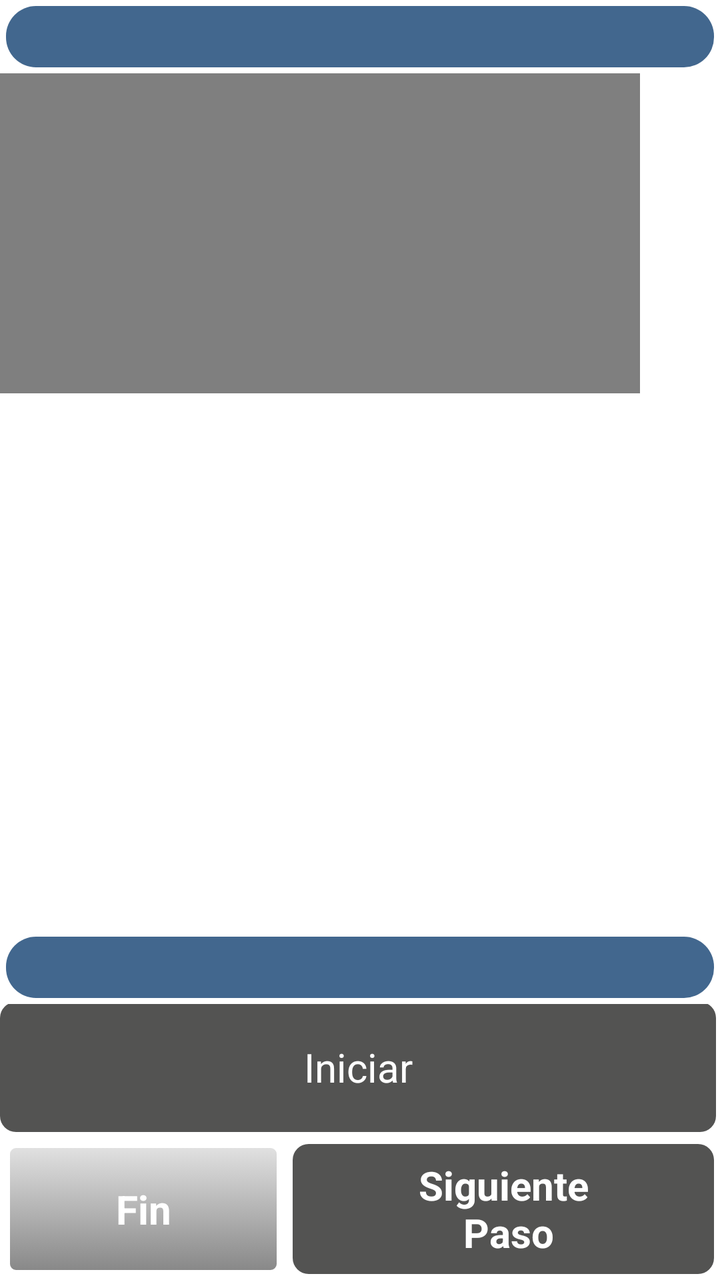
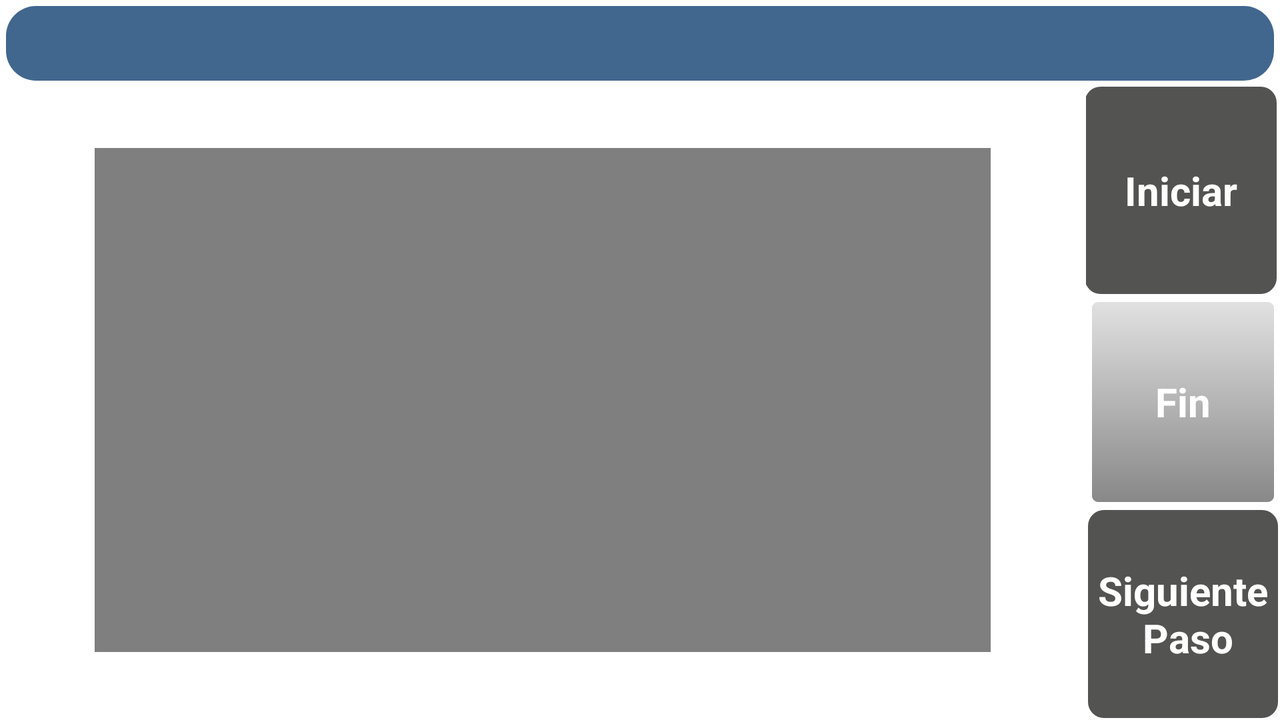

Two renders of one Android screen. The first uses the default layout on a phone; the second uses the alternative layout the repository ships for a different screen configuration, on a matching device. The two XML files are below.
<!-- AndroidManifest.xml: application theme AppTheme -->
<!-- res/layout/rutavideo.xml -->
<RelativeLayout xmlns:android="http://schemas.android.com/apk/res/android"
    android:id="@+id/RelativeLayout1"
    android:layout_width="fill_parent"
    android:layout_height="fill_parent"
    android:background="@color/blanco"
    android:orientation="vertical" >

    <TextView
        android:id="@+id/textView2"
        style="@style/titulo_principal"
        android:layout_width="match_parent"
        android:layout_height="wrap_content"
        android:layout_alignParentLeft="true"
        android:layout_alignParentTop="true"
        android:layout_marginBottom="@dimen/margentitulo"
        android:layout_marginLeft="@dimen/margentitulo"
        android:layout_marginRight="@dimen/margentitulo"
        android:layout_marginTop="@dimen/margentitulo"
        android:gravity="center_horizontal|center_vertical"
        android:textColor="@color/blanco"
        android:textSize="@dimen/textoruta" />

    <LinearLayout
        android:id="@+id/linearLayout1"
        android:layout_width="wrap_content"
        android:layout_height="wrap_content"
        android:layout_alignParentBottom="true"
        android:layout_alignParentLeft="true"
        android:layout_alignParentRight="true"
        android:gravity="center_horizontal|center_vertical" >

        <TableLayout
            android:id="@+id/tableLayout1"
            android:layout_width="wrap_content"
            android:layout_height="wrap_content"
            android:layout_weight="0.50"
            android:gravity="center_horizontal|center_vertical" >

            <TableRow
                android:id="@+id/tableRow1"
                android:layout_width="wrap_content"
                android:layout_height="wrap_content"
                android:gravity="center_horizontal|center_vertical" >

                <Button
                    android:id="@+id/button3"
                    android:layout_width="wrap_content"
                    android:layout_height="@dimen/alturaboton"
                    android:layout_marginBottom="2dp"
                    android:layout_marginRight="2dp"
                    android:layout_weight="0.5"
                    android:background="@drawable/miboton"
                    android:text="@string/iniciar"
                    android:textColor="@color/blanco"
                    android:textSize="@dimen/textoescaneoqr" />
            </TableRow>

            <TableRow
                android:id="@+id/tableRow2"
                android:layout_width="wrap_content"
                android:layout_height="wrap_content"
                android:gravity="center_horizontal|center_vertical" >

                <Button
                    android:id="@+id/button1"
                    android:layout_width="wrap_content"
                    android:layout_height="@dimen/alturaboton"
                    android:layout_marginBottom="3dp"
                    android:layout_marginLeft="3dp"
                    android:layout_marginRight="3dp"
                    android:layout_marginTop="3dp"
                    android:layout_weight="0.40"
                    android:background="@drawable/miboton2"
                    android:text="@string/fin"
                    android:textColor="@color/blanco"
                    android:textSize="@dimen/textoescaneoqr"
                    android:textStyle="bold" />

                <Button
                    android:id="@+id/button2"
                    android:layout_width="wrap_content"
                    android:layout_height="@dimen/alturaboton"
                    android:layout_marginBottom="3dp"
                    android:layout_marginLeft="3dp"
                    android:layout_marginRight="3dp"
                    android:layout_marginTop="3dp"
                    android:layout_weight="0.60"
                    android:background="@drawable/miboton"
                    android:text="@string/sigpaso"
                    android:textColor="@color/blanco"
                    android:textSize="@dimen/textoescaneoqr"
                    android:textStyle="bold" />
            </TableRow>
        </TableLayout>
    </LinearLayout>

    <TextView
        android:id="@+id/textView1"
        android:layout_width="match_parent"
        android:layout_height="wrap_content"
        android:layout_above="@+id/linearLayout1"
        android:layout_marginBottom="@dimen/margentitulo"
        android:layout_alignParentLeft="true"
        android:gravity="center_horizontal|center_vertical" 
        android:textSize="@dimen/textoruta"
        android:layout_marginLeft="3dp"
        android:layout_marginRight="3dp"
        style="@style/titulo_principal"
        android:textColor="@color/blanco" />

    <VideoView
        android:id="@+id/videoView1"
        android:layout_width="@dimen/videoanchovertical"
        android:layout_height="@dimen/videoaltovertical"
        android:layout_alignParentLeft="true"
        android:layout_below="@+id/textView2" />

</RelativeLayout>
<!-- resources referenced by this layout -->
<resources>
  <color name="blanco">#FFFFFF</color>
  <dimen name="alturaboton">65dp</dimen>
  <dimen name="margentitulo">3dp</dimen>
  <dimen name="textoescaneoqr">20sp</dimen>
  <dimen name="textoruta">23sp</dimen>
  <dimen name="videoaltovertical">160dp</dimen>
  <dimen name="videoanchovertical">320dp</dimen>
  <!-- drawable miboton (drawable-mdpi) -->
  <?xml version="1.0" encoding="utf-8"?>
  <selector xmlns:android="http://schemas.android.com/apk/res/android">
    <item
      android:state_pressed="true"
      android:drawable="@drawable/btn_pressed" />
    <item
      android:state_pressed="false"
      android:drawable="@drawable/btn_normal" />
  </selector>
  <!-- drawable miboton2 (drawable-mdpi) -->
  <?xml version="1.0" encoding="utf-8"?>
  <selector xmlns:android="http://schemas.android.com/apk/res/android">
    <item
      android:state_pressed="true"
      android:drawable="@drawable/btn_pressed2" />
    <item
      android:state_pressed="false"
      android:drawable="@drawable/btn_normal2" />
  </selector>
  <string name="fin">Fin</string>
  <string name="iniciar">Iniciar</string>
  <string name="sigpaso">Siguiente\n Paso</string>
  <style name="titulo_principal">
          <item name="android:background">@drawable/tituloprincipal</item>
      </style>
  <!-- from res/values-v14/ -->
  <style name="AppTheme" parent="android:Theme.Light.NoTitleBar">
          
      </style>
  <!-- drawable btn_pressed (drawable-mdpi) -->
  <shape xmlns:android="http://schemas.android.com/apk/res/android"
  	android:shape="rectangle">
  	<corners
      	android:radius="8dp" />
  	<gradient
  	    android:angle="270"
  	    android:startColor="@color/naranja_focus"
  	    android:endColor="@color/naranja_focus" />
  	<padding
  	    android:left="5dp"
  	    android:right="5dp"
  	    />
  </shape>
  <!-- drawable btn_normal (drawable-mdpi) -->
  <shape xmlns:android="http://schemas.android.com/apk/res/android"
  	android:shape="rectangle">
  	<corners
      	android:radius="8dp" />
  	<gradient
  	    android:angle="270"
  	    android:startColor="@color/grisoscuro"
  	    android:endColor="@color/grisoscuro" />
  	<padding
  	    android:left="5dp"
  	    android:right="5dp"
  	    />
  </shape>
  <!-- drawable btn_pressed2 (drawable-mdpi) -->
  <shape xmlns:android="http://schemas.android.com/apk/res/android"
  	android:shape="rectangle">
  	
      
  	    <gradient android:angle="270" android:endColor="#E3E3E3" android:startColor="#878787" />
  
          <stroke android:width="5dp" android:color="@color/naranja_focus"/>
  
          <corners android:radius="4dp" />
  
          <padding android:bottom="2dp" android:left="2dp" android:right="2dp" android:top="2dp" />
  	
  	
  </shape>
  <!-- drawable btn_normal2 (drawable-mdpi) -->
  <shape xmlns:android="http://schemas.android.com/apk/res/android"
  	android:shape="rectangle">
  	
  	    
  	    <gradient android:angle="270" android:endColor="#878787" android:startColor="#E2E2E2" />
  
          <stroke android:width="2dp" android:color="#FFFFFF" />
  
          <corners android:radius="4dp" />
  
          <padding android:bottom="2dp" android:left="2dp" android:right="2dp" android:top="2dp" />
  </shape>
  <!-- drawable tituloprincipal (drawable-mdpi) -->
  <shape xmlns:android="http://schemas.android.com/apk/res/android"
  	android:shape="rectangle">
  	<corners
      	android:radius="15dp" />
  	<gradient
  	    android:angle="270"
  	    android:startColor="@color/azul_tit_estasen"
  	    android:endColor="@color/azul_tit_estasen"
  	    android:type="linear" />
  	<padding
  	    android:left="5dp"
  	    android:right="5dp"
  	    />
  </shape>
  <color name="naranja_focus">#F5821F</color>
  <color name="grisoscuro">#535352</color>
  <color name="azul_tit_estasen">#42678E</color>
</resources>
<!-- res/layout-land/rutavideo.xml (the repository's variant of the layout above) -->
<!-- drawn on the phone turned sideways -->
<LinearLayout xmlns:android="http://schemas.android.com/apk/res/android"
    android:layout_width="fill_parent"
    android:layout_height="fill_parent"
    android:orientation="vertical"
    android:background="@color/blanco" >

    <RelativeLayout
        android:layout_width="match_parent"
        android:layout_height="match_parent" >

        <TextView
            android:id="@+id/textView1"
            android:layout_width="match_parent"
            android:layout_height="wrap_content"
            android:layout_alignParentLeft="true"
            android:layout_alignParentTop="true"
            android:layout_marginBottom="@dimen/margentitulo"
	        android:layout_marginLeft="@dimen/margentitulo"
	        android:layout_marginRight="@dimen/margentitulo"
	        android:layout_marginTop="@dimen/margentitulo"
            style="@style/titulo_principal"
            android:textColor="@color/blanco"
            android:textSize="@dimen/textoestasaquihorizontal" 
            android:gravity="center_horizontal|center_vertical" />

        <TextView
            android:id="@+id/textView2"
            android:layout_width="wrap_content"
            android:layout_height="wrap_content"
            android:layout_alignParentLeft="true"
            android:layout_alignParentRight="true"
            android:layout_below="@+id/textView1"
            android:gravity="center_horizontal|center_vertical"
            android:text=""/>

        <LinearLayout
            android:id="@+id/linearLayout1"
            android:layout_width="wrap_content"
            android:layout_height="match_parent"
            android:layout_alignParentBottom="true"
            android:layout_alignParentRight="true"
            android:layout_below="@+id/textView1"
            android:gravity="center_horizontal|center_vertical"
            android:orientation="vertical" >

            <Button
                android:id="@+id/button3"
                android:layout_width="match_parent"
                android:layout_height="@dimen/alturabotonhorizontal"
                android:layout_marginBottom="1dp"
                android:layout_marginRight="1dp"
                android:layout_weight="0.33"
                android:background="@drawable/miboton"
                android:text="@string/iniciar"
                android:textColor="@color/blanco"
                android:textStyle="bold"
                android:textSize="@dimen/textoescaneoqr" />

            <Button
                android:id="@+id/button1"
                android:layout_width="match_parent"
	            android:layout_height="@dimen/alturabotonhorizontal"
	            android:layout_marginBottom="1dp"
	            android:layout_marginLeft="1dp"
	            android:layout_marginRight="1dp"
	            android:layout_marginTop="1dp"
	            android:layout_weight="0.33"
	            android:background="@drawable/miboton2"
	            android:text="@string/fin"
	            android:textColor="@color/blanco"
	            android:textSize="@dimen/textorutahorizontal"
	            android:textStyle="bold"  />

            <Button
                android:id="@+id/button2"
                android:layout_width="wrap_content"
	            android:layout_height="@dimen/alturabotonhorizontal"
	            android:layout_marginBottom="1dp"
	            android:layout_marginLeft="1dp"
	            android:layout_marginRight="1dp"
	            android:layout_marginTop="1dp"
	            android:layout_weight="0.33"
	            android:background="@drawable/miboton"
	            android:text="@string/sigpaso"
	            android:textColor="@color/blanco"
	            android:textSize="@dimen/textorutahorizontal"
	            android:textStyle="bold"  />
        </LinearLayout>

        <LinearLayout
            android:layout_width="@dimen/videoancho"
            android:layout_height="@dimen/videoalto"
            android:layout_alignParentBottom="true"
            android:layout_alignParentLeft="true"
            android:layout_below="@+id/textView1"
            android:layout_marginLeft="3dp"
        	android:layout_marginRight="3dp"
        	android:layout_marginBottom="3dp"
            android:layout_toLeftOf="@+id/linearLayout1"
            android:gravity="center_horizontal|center_vertical"
            android:orientation="vertical" >

            <VideoView
                android:id="@+id/videoView1"
                android:layout_width="@dimen/videoancho"
	            android:layout_height="@dimen/videoalto"
	            android:layout_alignParentLeft="true"
	            android:layout_alignParentTop="true"  />

        </LinearLayout>
    </RelativeLayout>

</LinearLayout>
<!-- resources referenced by the variant -->
<!-- as the phone turned sideways resolves them -->
<resources>
  <color name="blanco">#FFFFFF</color>
  <dimen name="alturabotonhorizontal">20dp</dimen>
  <dimen name="margentitulo">3dp</dimen>
  <dimen name="textoescaneoqr">20sp</dimen>
  <dimen name="textoestasaquihorizontal">28sp</dimen>
  <dimen name="textorutahorizontal">20sp</dimen>
  <dimen name="videoalto">252dp</dimen>
  <dimen name="videoancho">448dp</dimen>
  <!-- drawable miboton (drawable-mdpi) -->
  <?xml version="1.0" encoding="utf-8"?>
  <selector xmlns:android="http://schemas.android.com/apk/res/android">
    <item
      android:state_pressed="true"
      android:drawable="@drawable/btn_pressed" />
    <item
      android:state_pressed="false"
      android:drawable="@drawable/btn_normal" />
  </selector>
  <!-- drawable miboton2 (drawable-mdpi) -->
  <?xml version="1.0" encoding="utf-8"?>
  <selector xmlns:android="http://schemas.android.com/apk/res/android">
    <item
      android:state_pressed="true"
      android:drawable="@drawable/btn_pressed2" />
    <item
      android:state_pressed="false"
      android:drawable="@drawable/btn_normal2" />
  </selector>
  <string name="fin">Fin</string>
  <string name="iniciar">Iniciar</string>
  <string name="sigpaso">Siguiente\n Paso</string>
  <style name="titulo_principal">
          <item name="android:background">@drawable/tituloprincipal</item>
      </style>
  <!-- from res/values-v14/ -->
  <style name="AppTheme" parent="android:Theme.Light.NoTitleBar">
          
      </style>
  <!-- drawable btn_pressed (drawable-mdpi) -->
  <shape xmlns:android="http://schemas.android.com/apk/res/android"
  	android:shape="rectangle">
  	<corners
      	android:radius="8dp" />
  	<gradient
  	    android:angle="270"
  	    android:startColor="@color/naranja_focus"
  	    android:endColor="@color/naranja_focus" />
  	<padding
  	    android:left="5dp"
  	    android:right="5dp"
  	    />
  </shape>
  <!-- drawable btn_normal (drawable-mdpi) -->
  <shape xmlns:android="http://schemas.android.com/apk/res/android"
  	android:shape="rectangle">
  	<corners
      	android:radius="8dp" />
  	<gradient
  	    android:angle="270"
  	    android:startColor="@color/grisoscuro"
  	    android:endColor="@color/grisoscuro" />
  	<padding
  	    android:left="5dp"
  	    android:right="5dp"
  	    />
  </shape>
  <!-- drawable btn_pressed2 (drawable-mdpi) -->
  <shape xmlns:android="http://schemas.android.com/apk/res/android"
  	android:shape="rectangle">
  	
      
  	    <gradient android:angle="270" android:endColor="#E3E3E3" android:startColor="#878787" />
  
          <stroke android:width="5dp" android:color="@color/naranja_focus"/>
  
          <corners android:radius="4dp" />
  
          <padding android:bottom="2dp" android:left="2dp" android:right="2dp" android:top="2dp" />
  	
  	
  </shape>
  <!-- drawable btn_normal2 (drawable-mdpi) -->
  <shape xmlns:android="http://schemas.android.com/apk/res/android"
  	android:shape="rectangle">
  	
  	    
  	    <gradient android:angle="270" android:endColor="#878787" android:startColor="#E2E2E2" />
  
          <stroke android:width="2dp" android:color="#FFFFFF" />
  
          <corners android:radius="4dp" />
  
          <padding android:bottom="2dp" android:left="2dp" android:right="2dp" android:top="2dp" />
  </shape>
  <!-- drawable tituloprincipal (drawable-mdpi) -->
  <shape xmlns:android="http://schemas.android.com/apk/res/android"
  	android:shape="rectangle">
  	<corners
      	android:radius="15dp" />
  	<gradient
  	    android:angle="270"
  	    android:startColor="@color/azul_tit_estasen"
  	    android:endColor="@color/azul_tit_estasen"
  	    android:type="linear" />
  	<padding
  	    android:left="5dp"
  	    android:right="5dp"
  	    />
  </shape>
  <color name="naranja_focus">#F5821F</color>
  <color name="grisoscuro">#535352</color>
  <color name="azul_tit_estasen">#42678E</color>
</resources>
